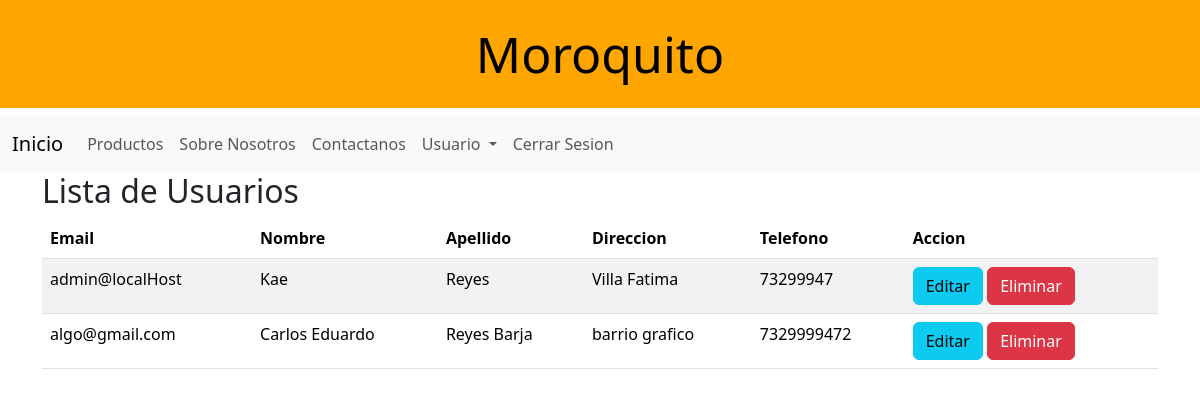
Screenshot of /users (signed in) with the database file from the repository.
### models/usuario_model.py (models this page shows, shortened)
class Usuarios(UserMixin, db.Model):
    __tablename__ = "usuarios"
    email = db.Column(db.String(200), primary_key=True)
    first_name = db.Column(db.String(50), nullable=False)
    last_name = db.Column(db.String(50), nullable=False)
    password_hash = db.Column(db.String(128), nullable=False)
    direction = db.Column(db.String(200), nullable=False)
    celphone = db.Column(db.String(15), nullable=False)
    role = db.Column(db.String(50), nullable=False, default="user")
    @staticmethod
    def get_all():
        return Usuarios.query.all()
    def has_role(self, role):
        return self.role == role

### controllers/usuario_controller.py (the view)
@user_bp.route("/users")
@login_required
@role_required("admin")
def list_users():
    users = Usuarios.get_all()
    return usuario_view.usuarios(users)

### run.py (called while the page is built)
@login_manager.user_loader
def load_user(user_email):
    return Usuarios.query.get((user_email))

### views/usuario_view.py (called while the page is built)
def usuarios(users):
    return render_template(
        "usuarios.html",
        users=users,
        title="Lista de usuarios",
        current_user=current_user,
    )

### templates/usuarios.html (shortened to what this page needs)
{% extends 'base.html' %}
{% block content %}
<h2 class="subtitle is-2">Lista de Usuarios</h2>
<table class="table table-striped">
    <thead>
        <tr>
            <th>Email</th>
            <th>Nombre</th>
            <th>Apellido</th>
            <th>Direccion</th>
            <th>Telefono</th>
            <th>Accion</th>
        </tr>
    <tbody>
        {% for user in users %}
        <tr>
            <td>{{user.email}}</td>
            <td>{{user.first_name}}</td>
            <td>{{user.last_name}}</td>
            <td>{{user.direction}}</td>
            <td>{{user.celphone}}</td>
            <td><a href="{{url_for('user.update_user',id=user.email)}}" class="btn btn-info">Editar</a>
                <button type="button" class="btn btn-danger" data-bs-toggle="modal" data-bs-target="#exampleModal">
                    Eliminar
                </button>
            </td>
        </tr>
        {% endfor %}
    </tbody>
    </thead>
</table>
{% endblock %}

### rows the page displays
Usuarios: email "admin@localHost", first_name "Kae", last_name "Reyes", direction "Villa Fatima", celphone "73299947"
Usuarios: email "algo@gmail.com", first_name "Carlos Eduardo", last_name "Reyes Barja", direction "barrio grafico", celphone "7329999472"
